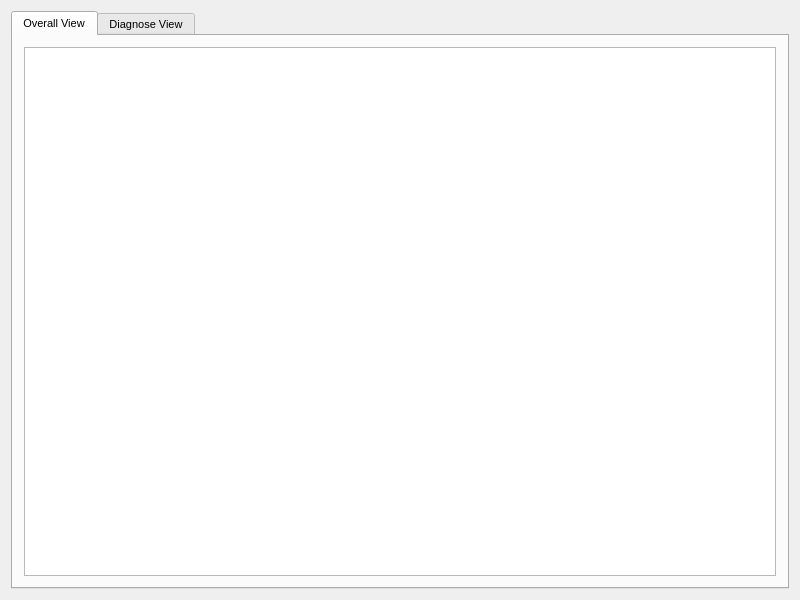
<?xml version="1.0" encoding="UTF-8"?>
<ui version="4.0">
 <class>ControlModule</class>
 <widget class="QMainWindow" name="ControlModule">
  <property name="geometry">
   <rect>
    <x>0</x>
    <y>0</y>
    <width>800</width>
    <height>600</height>
   </rect>
  </property>
  <property name="windowTitle">
   <string>ControlModule</string>
  </property>
  <widget class="QWidget" name="centralWidget">
   <property name="sizePolicy">
    <sizepolicy hsizetype="Expanding" vsizetype="Expanding">
     <horstretch>0</horstretch>
     <verstretch>0</verstretch>
    </sizepolicy>
   </property>
   <layout class="QHBoxLayout" name="horizontalLayout_1">
    <item>
     <widget class="QTabWidget" name="tabWidget">
      <property name="sizePolicy">
       <sizepolicy hsizetype="Preferred" vsizetype="Preferred">
        <horstretch>0</horstretch>
        <verstretch>0</verstretch>
       </sizepolicy>
      </property>
      <property name="font">
       <font>
        <pointsize>8</pointsize>
        <weight>50</weight>
        <italic>false</italic>
        <bold>false</bold>
       </font>
      </property>
      <property name="currentIndex">
       <number>0</number>
      </property>
      <widget class="QWidget" name="overallTab">
       <attribute name="title">
        <string>Overall View</string>
       </attribute>
       <layout class="QHBoxLayout" name="horizontalLayout_2">
        <item>
         <widget class="QTableView" name="overallTableView">
          <property name="font">
           <font>
            <pointsize>8</pointsize>
            <weight>50</weight>
            <italic>false</italic>
            <bold>false</bold>
           </font>
          </property>
         </widget>
        </item>
       </layout>
      </widget>
      <widget class="QWidget" name="diagnoseTab">
       <attribute name="title">
        <string>Diagnose View</string>
       </attribute>
       <layout class="QVBoxLayout" name="verticalLayout">
        <item>
         <widget class="QTableView" name="diagnoseTableView"/>
        </item>
       </layout>
      </widget>
     </widget>
    </item>
   </layout>
  </widget>
 </widget>
 <layoutdefault spacing="6" margin="11"/>
 <resources/>
 <connections/>
</ui>
